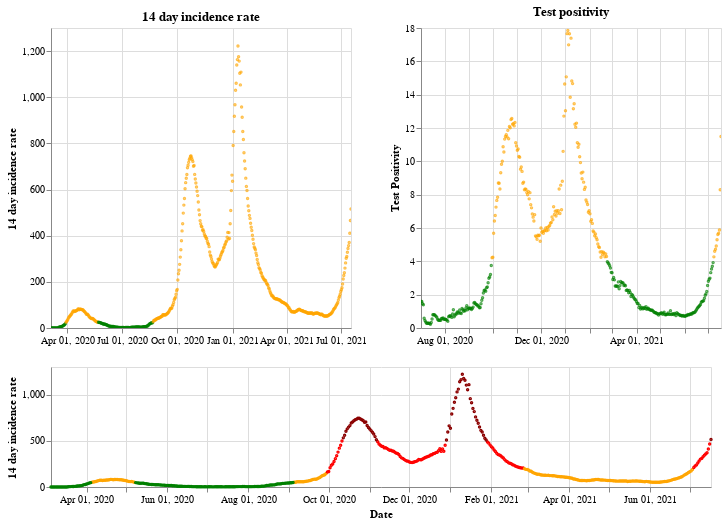

The notebook cell this image was saved under:
### Markdown cell above
## Northern Ireland

### Code cell
plot_traffic_light('Northern Ireland')

### Figure 1 — Vega-Lite specification as saved in the notebook (floating-point values rounded to 4 significant figures; data arrays with more than 128 entries replaced by an {"elided": "..."} marker saying what was removed)
{"config": {"view": {"continuousWidth": 400, "continuousHeight": 300}}, "vconcat": [{"hconcat": [{"mark": {"type": "point", "size": 2}, "encoding": {"color": {"condition": {"value": "green", "test": "(datum.twoWeeklyCasesRate <= 25)"}, "value": "orange"}, "tooltip": [{"type": "nominal", "field": "areaName"}, {"type": "temporal", "field": "date"}, {"type": "quantitative", "field": "twoWeeklyCasesRate"}, {"type": "quantitative", "field": "testPositivity"}], "x": {"type": "temporal", "axis": {"title": ""}, "field": "date", "scale": {"domain": {"selection": "DateBrush"}}, "timeUnit": "yearmonthdate"}, "y": {"type": "quantitative", "axis": {"title": "14 day incidence rate"}, "field": "twoWeeklyCasesRate"}}, "title": "14 day incidence rate", "width": 300}, {"mark": {"type": "point", "size": 2}, "encoding": {"color": {"condition": {"value": "green", "test": "(datum.testPositivity <= 4)"}, "value": "orange"}, "tooltip": [{"type": "nominal", "field": "areaName"}, {"type": "temporal", "field": "date"}, {"type": "quantitative", "field": "twoWeeklyCasesRate"}, {"type": "quantitative", "field": "testPositivity"}], "x": {"type": "temporal", "axis": {"title": ""}, "field": "date", "scale": {"domain": {"selection": "DateBrush"}}, "timeUnit": "yearmonthdate"}, "y": {"type": "quantitative", "axis": {"title": "Test Positivity"}, "field": "testPositivity"}}, "title": "Test positivity", "width": 300}]}, {"layer": [{"mark": {"type": "point", "size": 2}, "encoding": {"color": {"condition": {"value": "orange", "test": "(((datum.testPositivity < 4) && (datum.twoWeeklyCasesRate >= 50)) && (datum.twoWeeklyCasesRate < 200))"}, "value": "red"}, "opacity": {"condition": {"value": 1, "test": "((datum.twoWeeklyCasesRate >= 50) && (datum.twoWeeklyCasesRate < 500))"}, "value": 0}, "tooltip": [{"type": "nominal", "field": "areaName"}, {"type": "temporal", "field": "date"}, {"type": "quantitative", "field": "twoWeeklyCasesRate"}, {"type": "quantitative", "field": "testPositivity"}], "x": {"type": "temporal", "axis": {"title": "Date"}, "field": "date", "timeUnit": "yearmonthdate"}, "y": {"type": "quantitative", "axis": {"title": "14 day incidence rate"}, "field": "twoWeeklyCasesRate"}}, "selection": {"DateBrush": {"type": "interval", "encodings": ["x"], "fields": ["Time"]}}}, {"mark": {"type": "point", "size": 2}, "encoding": {"color": {"value": "darkred"}, "opacity": {"condition": {"value": 1, "test": "(datum.twoWeeklyCasesRate >= 500)"}, "value": 0}, "tooltip": [{"type": "nominal", "field": "areaName"}, {"type": "temporal", "field": "date"}, {"type": "quantitative", "field": "twoWeeklyCasesRate"}, {"type": "quantitative", "field": "testPositivity"}], "x": {"type": "temporal", "axis": {"title": "Date"}, "field": "date", "timeUnit": "yearmonthdate"}, "y": {"type": "quantitative", "axis": {"title": "14 day incidence rate"}, "field": "twoWeeklyCasesRate"}}}, {"mark": {"type": "point", "size": 2}, "encoding": {"color": {"condition": {"value": "green", "test": "((datum.testPositivity < 4) && (datum.twoWeeklyCasesRate < 50))"}, "value": "orange"}, "opacity": {"condition": {"value": 1, "test": "(datum.twoWeeklyCasesRate < 50)"}, "value": 0}, "tooltip": [{"type": "nominal", "field": "areaName"}, {"type": "temporal", "field": "date"}, {"type": "quantitative", "field": "twoWeeklyCasesRate"}, {"type": "quantitative", "field": "testPositivity"}], "x": {"type": "temporal", "axis": {"title": "Date"}, "field": "date", "timeUnit": "yearmonthdate"}, "y": {"type": "quantitative", "axis": {"title": "14 day incidence rate"}, "field": "twoWeeklyCasesRate"}}}], "height": 120, "width": 660}], "data": {"name": "data-9d349fcae78519780ab50462f0cfdd1a"}, "$schema": "https://vega.github.io/schema/vega-lite/v4.8.1.json", "datasets": {"data-9d349fcae78519780ab50462f0cfdd1a": {"elided": "500 records"}}}
